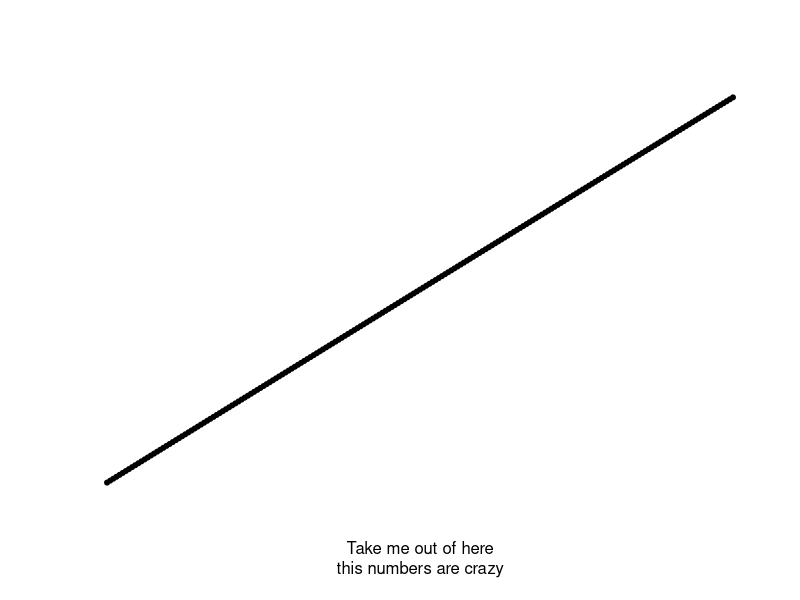
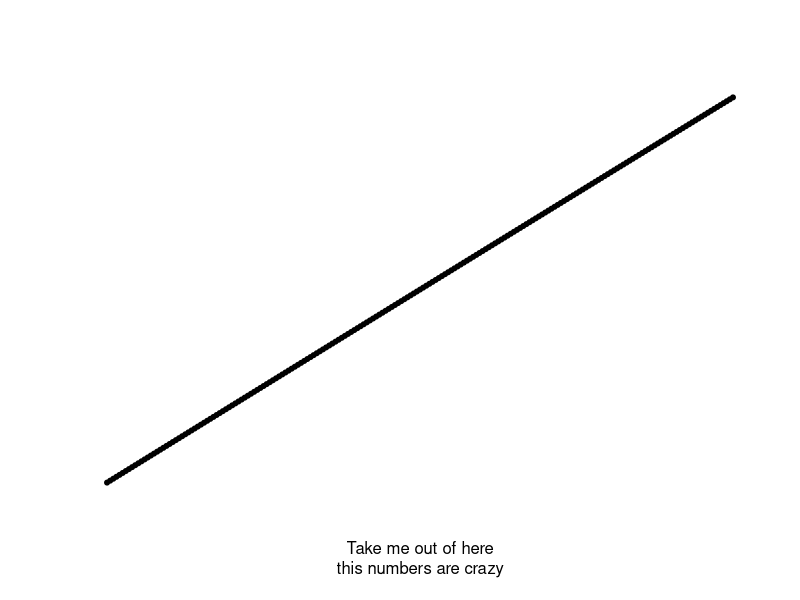
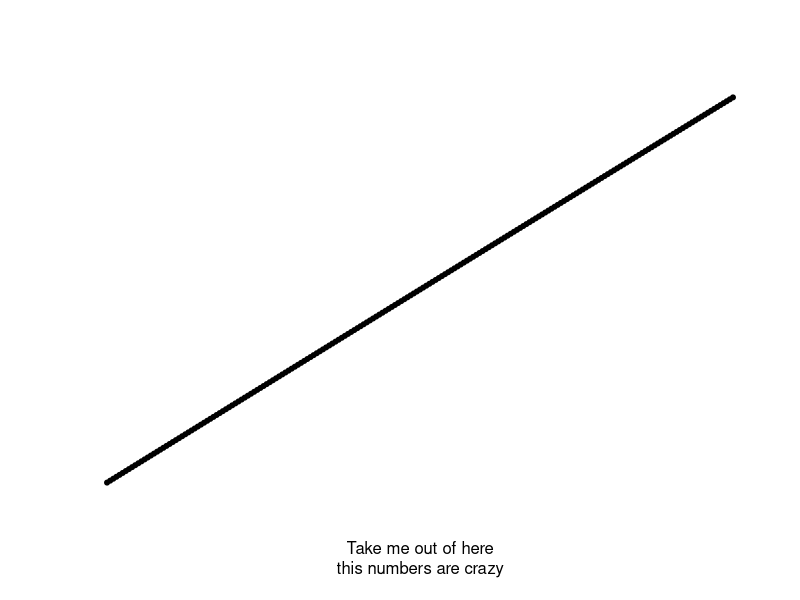
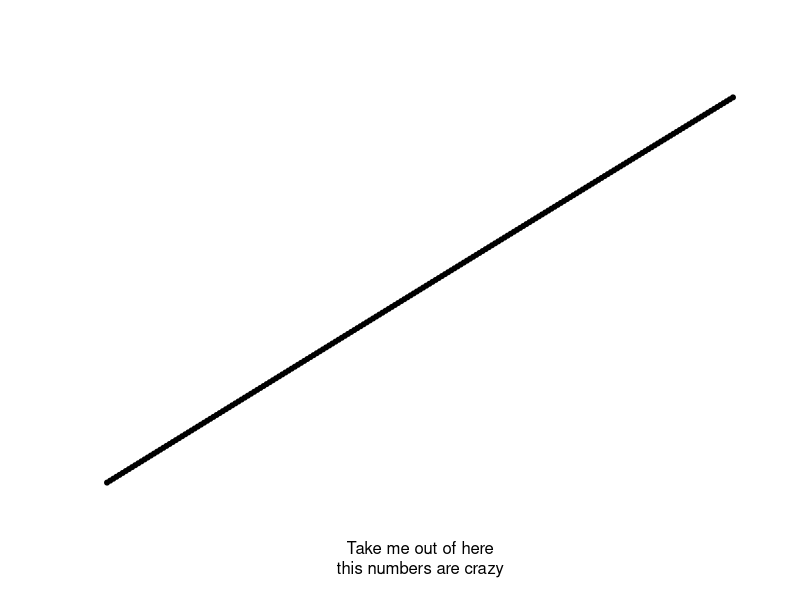
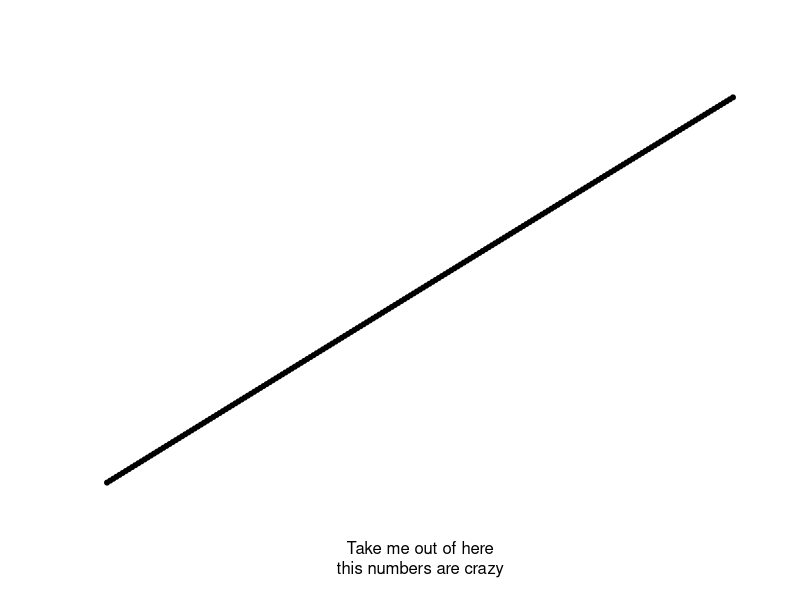
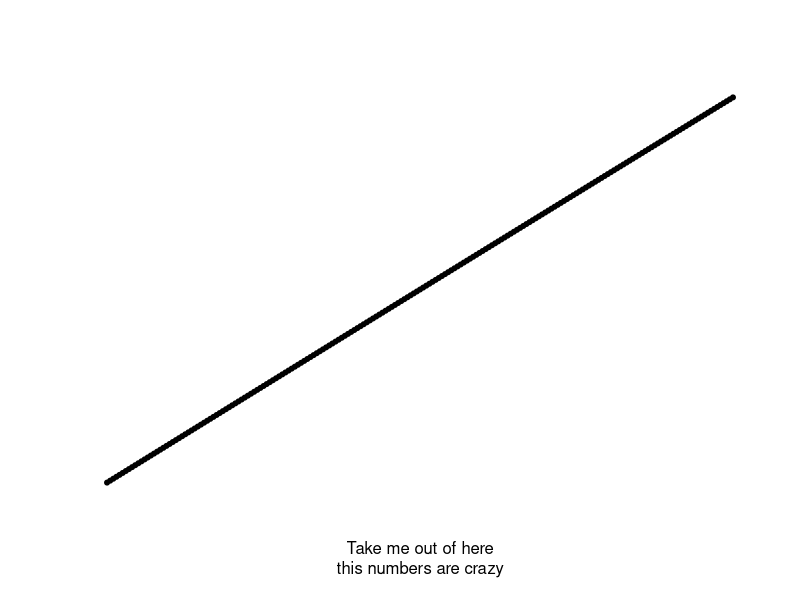
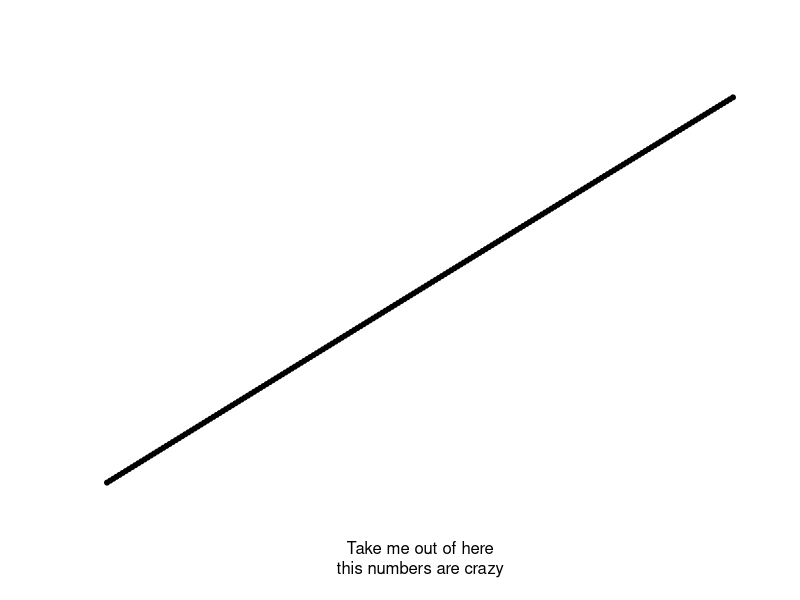
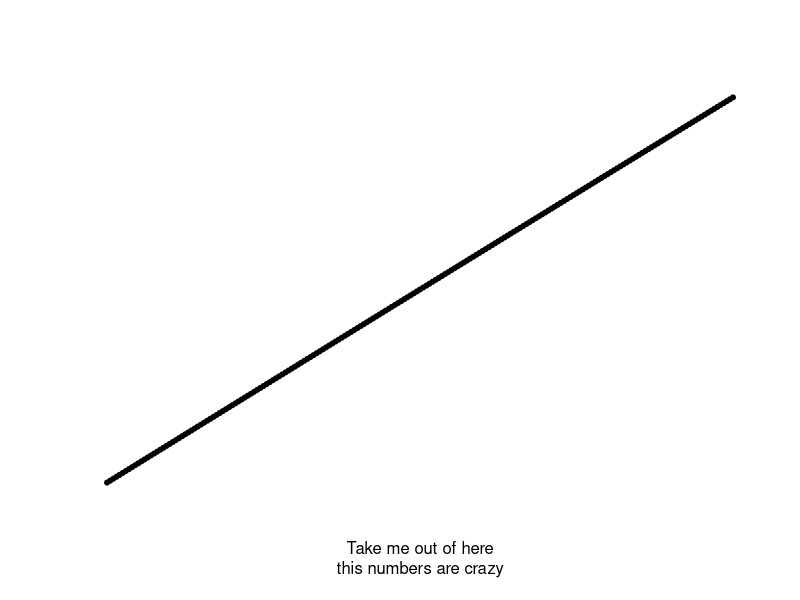

Recreate these plots in R, in order.
transitionPlot <- function(seq) {
    count <- 101
    for(n in seq) {
        x <- 1:201 / n
        y <- sin(x/n)
#         y <- sin(log(log(x)/n))^2/sqrt(cos(x/3))
#         y <- (sin(x)^2)/sqrt(cos(log(x)/4))
#         y <- sin(2*x)/sqrt(sin(sin(x))^2)
#         y <- log(sin(2*x * (1/x))/sqrt(sin(sin(x))^2))
#         y <- log(sin(2*x * (1/n))/sqrt(sin(sin(x))^2))
        
        data <- data.frame(x, y)
#         png()
        plot(data,
             pch=20,
             axes=FALSE,
             frame.plot=FALSE,
             xlab="Take me out of here\nthis numbers are crazy",
             ylab="")
#         dev.off()
        Sys.sleep(1/12)
    }
}

tau <- 2 * pi
seq <- seq(-tau, tau, length.out=501)
seq <- seq ^ 2
seq <- seq[seq != 0]
print(seq)
transitionPlot(seq)
